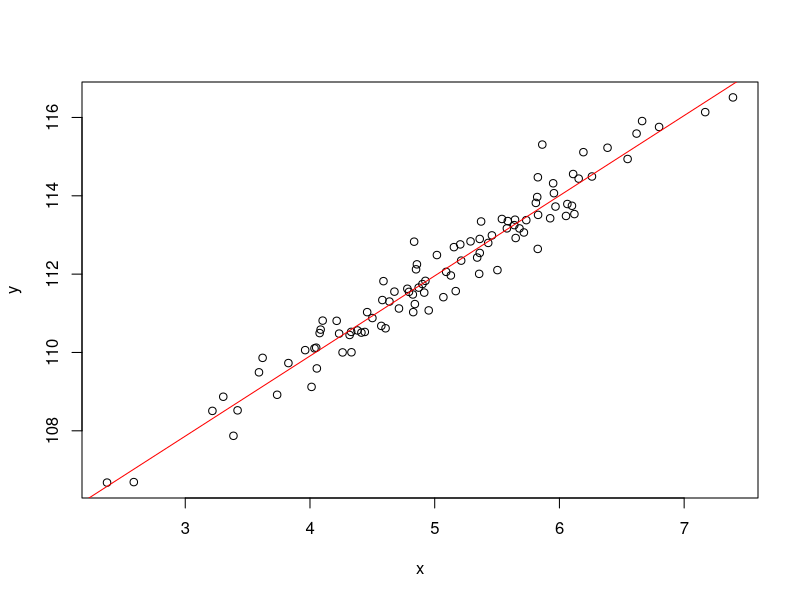
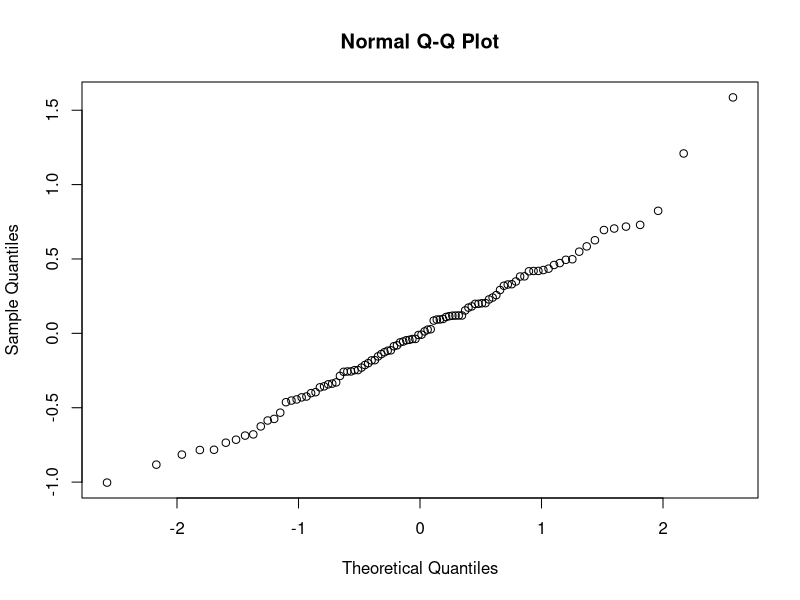
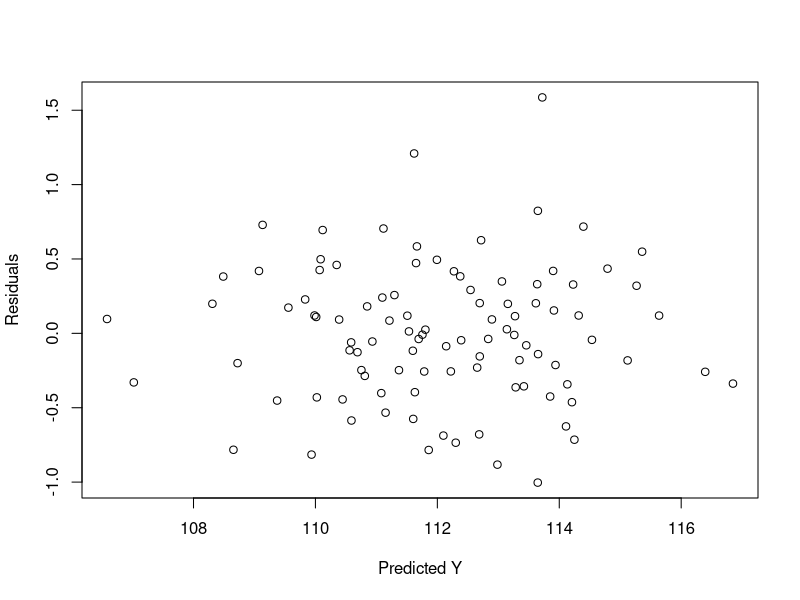
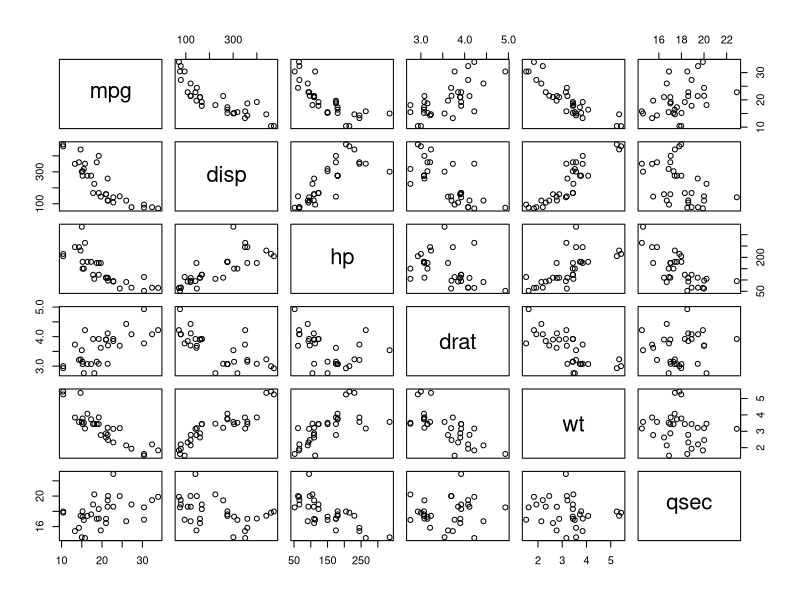
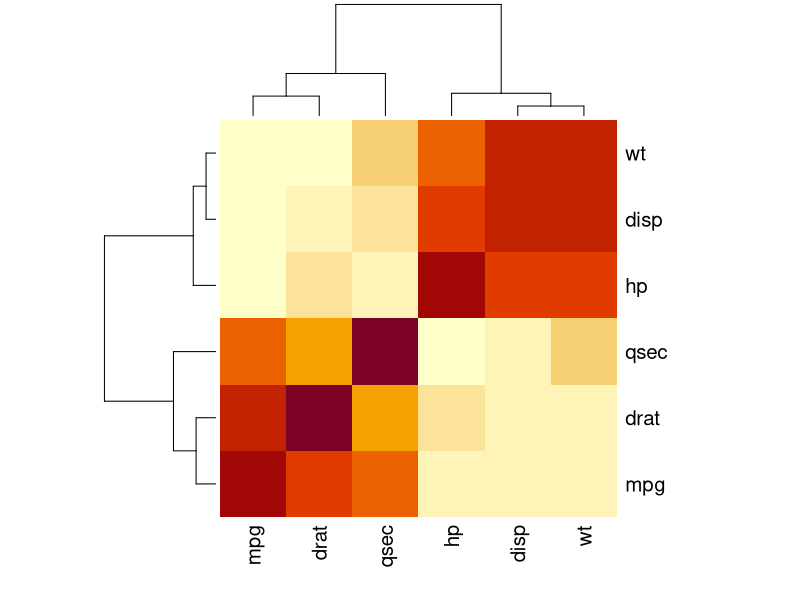
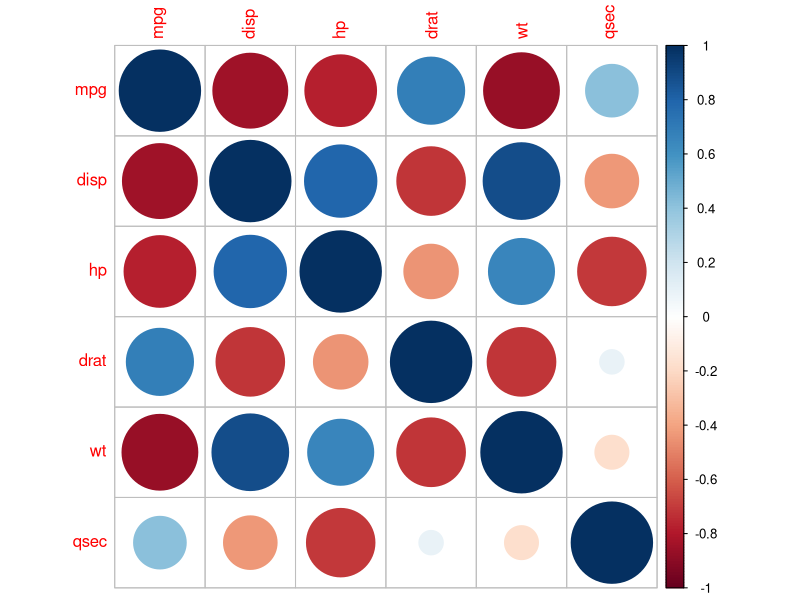

The R source for these figures, in order:
x <- rnorm(100, 5, 1)
y <- 100 + 2*x + rnorm(100, 2, 0.5)

model = lm(y ~ x)
summary(model)
anova(model)

plot(x, y)
abline(model, col = "red")

residuals_v <- residuals(model)
qqnorm(residuals_v)

yhat <- predict(model)
manual_residuals_v <- y-yhat
plot(yhat, manual_residuals_v, xlab="Predicted Y", ylab="Residuals")

xnew <- data.frame(x = rnorm(25, 5, 1)) # variable name should be same as before
ynew <- predict(model, newdata = xnew)

data(mtcars)
head(mtcars)
library(dplyr)
data <- mtcars %>% select(mpg, disp,hp, drat, wt, qsec)
pairs(data)
cor_data <- cor(data)
heatmap(cor_data)
library(corrplot)
corrplot(cor_data)

model_2 <- lm(mpg~., data = data)
summary(model_2)
library(car)
vif(model_2)

model_3 <- lm(mpg~ hp + drat + wt + qsec, data = data)
summary(model_3)
vif(model_3)

model_4 <- lm(mpg~ .-drat - hp, data = data)
summary(model_4)
vif(model_4)

anova(model_4)